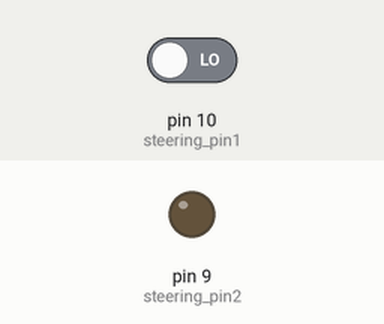
Recording of a sketch running on a simulated Arduino Uno, built with avr-gcc and run on an emulated ATmega328P. Shown: output pins drawn as LEDs (lit = HIGH). The inputs (shaded band) are chosen by the test bench; at power-on: pin 10 (steering_pin1) LOW.

Above: at 1.2 s.
1.3 s: pin 10 (steering_pin1) driven HIGH
At 1.7 s:
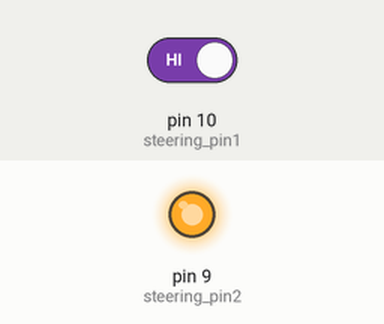
4.3 s: pin 10 (steering_pin1) driven LOW
At 5.1 s:
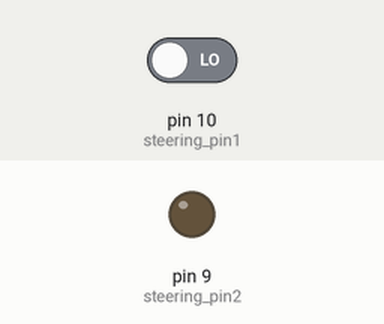
Timing chart, 0 to 7.3 s (numbered marks = the images above; inputs shaded):
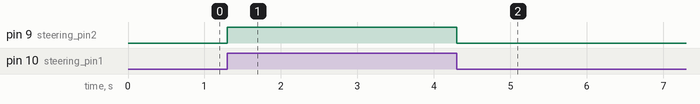

The sketch:

PiLeven_ServoComm.ino
```cpp
// (licence header left out)
// Servo pass-through and Serial communications,
// using the Freetronics PiLevel RPI Hat
// https://www.freetronics.com.au/pages/pileven-getting-started-guide

#include <Wire.h>

int i2cAddr = 4;
int steering_pin1 = 10; // Connected to D10 (from RF unit)
int steering_pin2 = 9;  // Connected to D9  (to steering servo)


void setup() {
  // Setup XBee
  Serial.begin(9600);

  // Setup Pi comm (via i2c)
  Wire.begin(i2cAddr);
  Wire.onReceive(i2cReceiveEvent);

  // Setup input pin
  pinMode(steering_pin1, INPUT);

  // Setup output pin
  pinMode(steering_pin2, OUTPUT);
}

int steering_value = 0;
int steering_count = 0;
int currPinState = 0;
int prevPinState = 0;

void loop() {
  // Grab input state
  prevPinState = currPinState;
  currPinState = digitalRead(steering_pin1);

  // Forward to steering servo
  digitalWrite(steering_pin2, currPinState);

  // Count high state
  if (currPinState == 1)
    steering_count++;

  // Capture low state transition
  if (currPinState == 1 && prevPinState == 0) {
    steering_value = steering_count;
    steering_count = 0;
  }
}

// XBee comm
void serialEvent() {
  while (Serial.available()) {
    char inChar = (char)Serial.read();

    if (inChar == 99) {
      Serial.write(66);
      Serial.write((steering_value&0x000000ff)>>0);
      Serial.write((steering_value&0x0000ff00)>>8);
      Serial.write((steering_value&0x00ff0000)>>16);
      Serial.write((steering_value&0xff000000)>>24);
      Serial.write(99);
      Serial.flush();
      break;
    }
  }
}

// Pi comm
void i2cReceiveEvent(int numBytes) {
  int in = Wire.read();

  if (in == 99) {
    Wire.write(66);
    Wire.write(steering_value);
    Wire.write(99);
  }
}
```

Measured:
- after the input at 1.3 s, pin 9 (steering_pin2): LOW → HIGH at once
- after the input at 4.3 s, pin 9 (steering_pin2): HIGH → LOW at once
